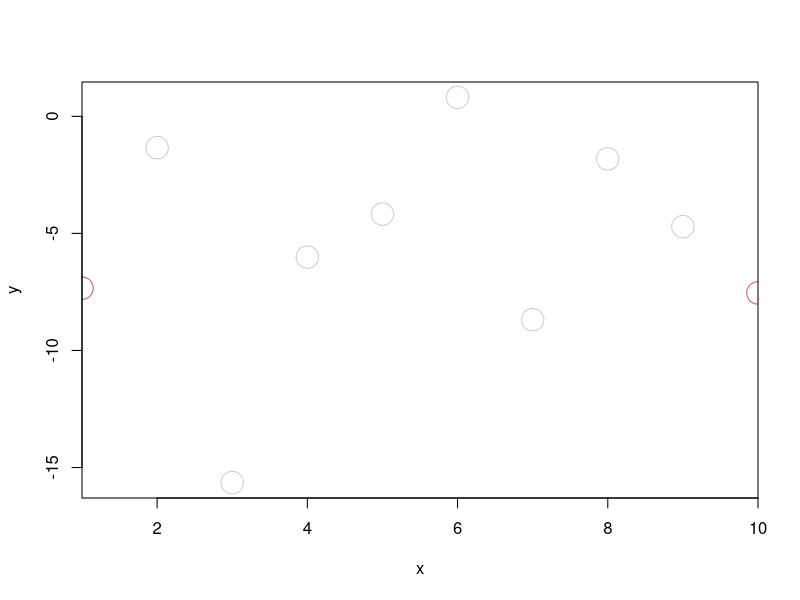
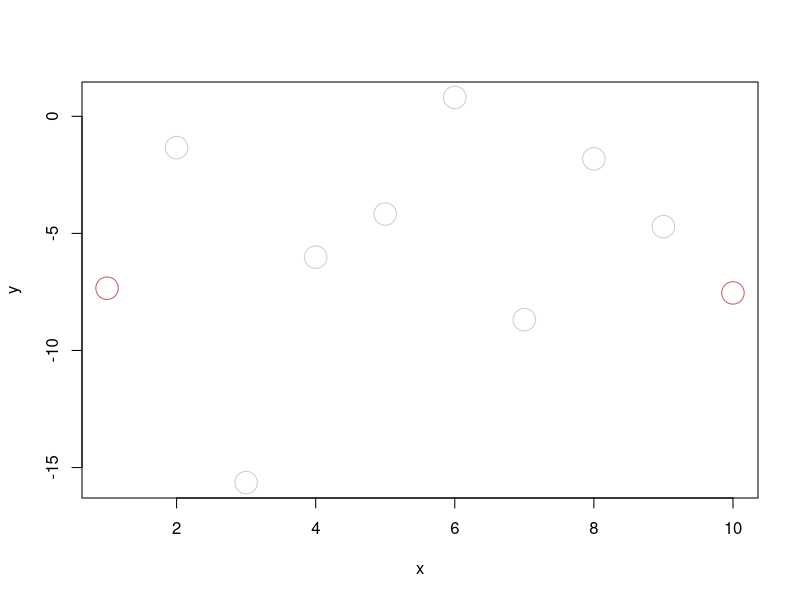

Recreate these plots in R, in order.
## ---- chunk 1
#| out-width: 800px
#| fig-align: 'center'
x <- 1:10
y <- rnorm(10, 0, 5)
col <- ifelse(1:10 %in% c(1, 10), "indianred", "grey80")

plot(x, y, col = col, cex = 3, xaxs = "i")
## ---- chunk 2
#| out-width: 800px
#| fig-align: 'center'
# By default, the plot() function automatically expands the x- and y-axis
# limits by approximately 4% on each end, see `xaxs` in ?graphics::par
plot(x, y, col = col, cex = 3)
